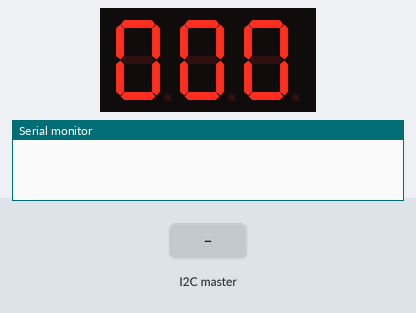
Simulated run of this sketch. Board: Arduino Uno, built with avr-gcc and run on an emulated ATmega328P. Shown: 3-digit seven-segment display, the last lines printed to the serial monitor. Wiring (inferred from the names in the program): 3-digit 7-segment display, segments lit when LOW: segments pin 11, pin 7, pin 5, pin 3, pin 2, pin 10, pin 6, pin 4; digit selects pin 12, pin 9, pin 8. The test bench sets the inputs (shaded band). The segment pins are drawn as the display they are named for.

Above: at 1.2 s.
1.3 s: the I2C master sends the byte 200
At 2.1 s:
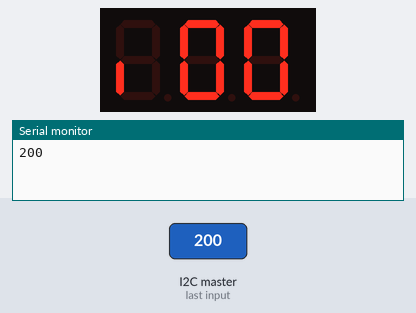
2.8 s: the I2C master sends the byte 1
At 3.7 s:
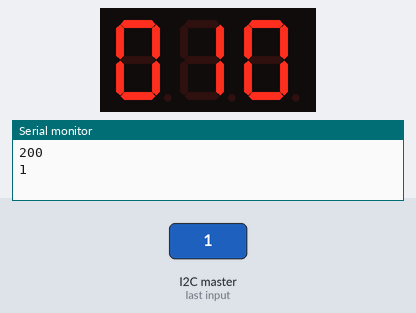
Timing chart, 0 to 5.8 s (numbered marks = the images above; inputs shaded):
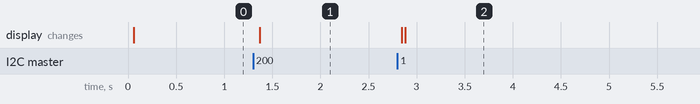

The sketch:

numbers.ino
```cpp
// slave_receiver.ino
// Refer to the "master_sender" example for use with this
#include <Wire.h>
#define digit1 12
#define digit2 9
#define digit3 8
#define aa 11
#define bb 7
#define cc 5
#define dd 3
#define ee 2
#define ff 10
#define gg 6
#define dp 4
int money=0;
int ten=0; //calculate the tens
int hon=0; //calculate the hundreds
int k=0;
const int SLAVE_ADDRESS = 1;
int incomingByte = 0;
const byte segs_data[11]={B01111110, B00110000, B01101101, B01111001, B00110011, B01011011, B01011111,
B01110000, B01111111, B01110011, B00000001} ;
const byte seg_pins[8]={gg,ff,ee,dd,cc,bb,aa,dp};
const byte digit_pins[3]={digit1,digit2,digit3};
void LightChar(byte digit, byte index, boolean dot)
{
// digit = 0, 1, 2
// index = 0..10

byte segments = segs_data[index];
if (dot) segments |= B10000000;

// select digit
for ( byte i=0; i<3; i++)
{
// common anode, set output to HIGH to select digit what you want, the other digits must be set to LOW
// common cathode, set output to LOW to select digit what you want, the other digits must be set to HIGH

if (i==digit) digitalWrite(digit_pins[i], HIGH);
else digitalWrite(digit_pins[i], LOW);
}

// according char data, light each segments on digit
for ( byte i=0; i<8; i++)
{
// common anode, set output to LOW to light up LED, HIGH to off LED
// common cathode, set output to HIGH to light up LED, LOW to off LED

if ((segments & B00000001) == 1) digitalWrite(seg_pins[i], LOW);
else digitalWrite(seg_pins[i], HIGH);
segments >>=1;
}


}
void setup() {
Wire.begin(SLAVE_ADDRESS); // join I2C bus as a slave with address 1
Wire.onReceive(receiveEvent); // register event
pinMode(digit1, OUTPUT);
pinMode(digit2, OUTPUT);
pinMode(digit3, OUTPUT);
pinMode(aa, OUTPUT);
pinMode(bb, OUTPUT);
pinMode(cc, OUTPUT);
pinMode(dd, OUTPUT);
pinMode(ee, OUTPUT);
pinMode(ff, OUTPUT);
pinMode(gg, OUTPUT);
pinMode(dp, OUTPUT);
Serial.begin(9600);
}

void loop() {
LightChar(0, hon, false); //light the hundreds
delay(10);
LightChar(1, ten, false); //light the tens
delay(10);
LightChar(2, 0, false); //the ones is always zero because our goods are always 10 dollars.
delay(10);

}

void receiveEvent(int howMany)
{
while (Wire.available()) //receive the money from another arduino
{
// receive one byte from Master
  incomingByte = Wire.read();
  money=incomingByte;
  Serial.println(money); //check the value
  ten=money%10;
  hon=money/10;
  LightChar(0, hon, false);
  delay(10);
  LightChar(1, ten, false);
  delay(10);
  LightChar(2, 0, false);
  delay(10);
}
}
```

Measured:
- after the input at 1.3 s, the display: changes after 0.07 s (image 1)
- after the input at 2.8 s, the display: first changes after 0.05 s (image 2 shows a later state)
